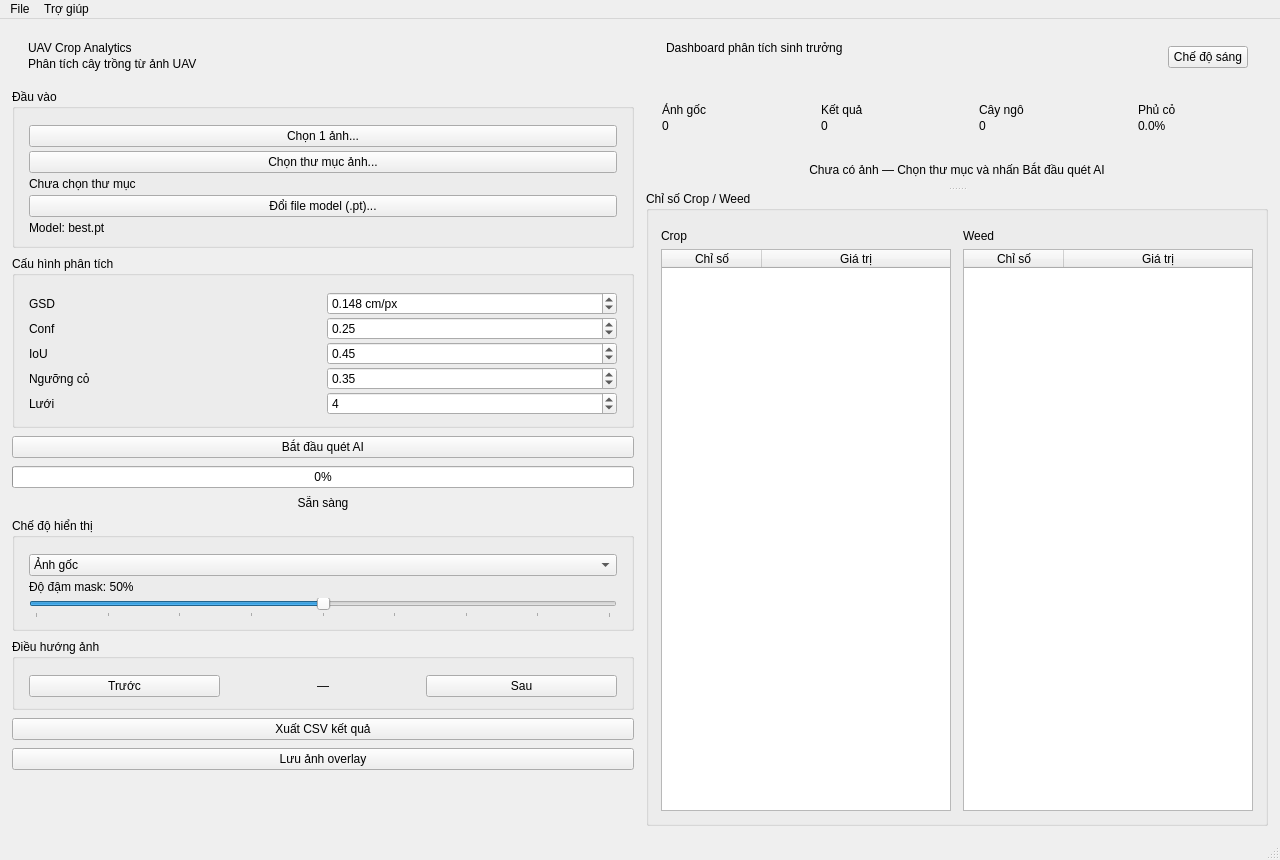
<?xml version="1.0" encoding="UTF-8"?>
<ui version="4.0">
 <class>MainWindow</class>
 <widget class="QMainWindow" name="MainWindow">
  <property name="geometry">
   <rect>
    <x>0</x>
    <y>0</y>
    <width>1280</width>
    <height>860</height>
   </rect>
  </property>
  <property name="windowTitle">
   <string>Phân tích Sinh trưởng Cây trồng UAV</string>
  </property>
  <widget class="QWidget" name="centralwidget">
   <layout class="QHBoxLayout" name="layoutRoot">
    <property name="spacing">
     <number>12</number>
    </property>
    <property name="leftMargin">
     <number>12</number>
    </property>
    <property name="topMargin">
     <number>12</number>
    </property>
    <property name="rightMargin">
     <number>12</number>
    </property>
    <property name="bottomMargin">
     <number>12</number>
    </property>

    <!-- ══════════════ PANEL TRÁI ══════════════ -->
    <item>
     <widget class="QWidget" name="panelLeft">
      <property name="minimumWidth">
       <number>280</number>
      </property>
      <property name="maximumWidth">
       <number>310</number>
      </property>
      <layout class="QVBoxLayout" name="layoutLeftOuter">
       <property name="spacing">
        <number>0</number>
       </property>
       <property name="leftMargin">
        <number>0</number>
       </property>
       <property name="topMargin">
        <number>0</number>
       </property>
       <property name="rightMargin">
        <number>0</number>
       </property>
       <property name="bottomMargin">
        <number>0</number>
       </property>
       <item>
        <widget class="QScrollArea" name="sidebarScroll">
         <property name="widgetResizable">
          <bool>true</bool>
         </property>
         <property name="frameShape">
          <enum>QFrame::NoFrame</enum>
         </property>
         <widget class="QWidget" name="sidebarContent">
          <layout class="QVBoxLayout" name="sidebarLayout">
           <property name="spacing">
            <number>8</number>
           </property>
           <property name="leftMargin">
            <number>0</number>
           </property>
           <property name="topMargin">
            <number>0</number>
           </property>
           <property name="rightMargin">
            <number>0</number>
           </property>
           <property name="bottomMargin">
            <number>0</number>
           </property>

           <!-- Brand -->
           <item>
            <widget class="QWidget" name="sidebarBrand" native="true">
             <property name="minimumHeight">
              <number>58</number>
             </property>
             <layout class="QVBoxLayout" name="brand_layout">
              <property name="spacing">
               <number>2</number>
              </property>
              <property name="leftMargin">
               <number>16</number>
              </property>
              <property name="topMargin">
               <number>10</number>
              </property>
              <property name="rightMargin">
               <number>16</number>
              </property>
              <property name="bottomMargin">
               <number>10</number>
              </property>
              <item>
               <widget class="QLabel" name="brandTitle">
                <property name="text">
                 <string>UAV Crop Analytics</string>
                </property>
               </widget>
              </item>
              <item>
               <widget class="QLabel" name="brandSubtitle">
                <property name="text">
                 <string>Phân tích cây trồng từ ảnh UAV</string>
                </property>
                <property name="wordWrap">
                 <bool>true</bool>
                </property>
               </widget>
              </item>
             </layout>
            </widget>
           </item>

           <!-- GroupBox: Đầu vào -->
           <item>
            <widget class="QGroupBox" name="grpInput">
             <property name="title">
              <string>Đầu vào</string>
             </property>
             <property name="minimumHeight">
              <number>145</number>
             </property>
             <layout class="QVBoxLayout" name="layoutInput">
              <property name="spacing">
               <number>4</number>
              </property>
              <property name="leftMargin">
               <number>14</number>
              </property>
              <property name="topMargin">
               <number>16</number>
              </property>
              <property name="rightMargin">
               <number>14</number>
              </property>
              <property name="bottomMargin">
               <number>10</number>
              </property>
              <item>
               <widget class="QPushButton" name="btnChonAnh">
                <property name="minimumHeight">
                 <number>30</number>
                </property>
                <property name="toolTip">
                 <string>Chọn một ảnh UAV để phân tích</string>
                </property>
                <property name="text">
                 <string>Chọn 1 ảnh...</string>
                </property>
               </widget>
              </item>
              <item>
               <widget class="QPushButton" name="btnChonThuMuc">
                <property name="minimumHeight">
                 <number>30</number>
                </property>
                <property name="toolTip">
                 <string>Chọn thư mục chứa ảnh UAV (.jpg/.png/.tif)</string>
                </property>
                <property name="text">
                 <string>Chọn thư mục ảnh...</string>
                </property>
               </widget>
              </item>
              <item>
               <widget class="QLabel" name="lblThuMuc">
                <property name="minimumHeight">
                 <number>17</number>
                </property>
                <property name="text">
                 <string>Chưa chọn thư mục</string>
                </property>
                <property name="wordWrap">
                 <bool>true</bool>
                </property>
               </widget>
              </item>
              <item>
               <widget class="QPushButton" name="btnChonModel">
                <property name="minimumHeight">
                 <number>30</number>
                </property>
                <property name="toolTip">
                 <string>Chọn file model YOLOv8-seg đã train</string>
                </property>
                <property name="text">
                 <string>Đổi file model (.pt)...</string>
                </property>
               </widget>
              </item>
              <item>
               <widget class="QLabel" name="lblModel">
                <property name="minimumHeight">
                 <number>17</number>
                </property>
                <property name="text">
                 <string>Model: best.pt</string>
                </property>
                <property name="wordWrap">
                 <bool>true</bool>
                </property>
               </widget>
              </item>
             </layout>
            </widget>
           </item>

           <!-- GroupBox: Cấu hình phân tích -->
           <item>
            <widget class="QGroupBox" name="grpConfig">
             <property name="title">
              <string>Cấu hình phân tích</string>
             </property>
             <property name="minimumHeight">
              <number>130</number>
             </property>
             <layout class="QGridLayout" name="cfgLayout">
              <property name="horizontalSpacing">
               <number>8</number>
              </property>
              <property name="verticalSpacing">
               <number>2</number>
              </property>
              <property name="leftMargin">
               <number>14</number>
              </property>
              <property name="topMargin">
               <number>16</number>
              </property>
              <property name="rightMargin">
               <number>14</number>
              </property>
              <property name="bottomMargin">
               <number>10</number>
              </property>
              <item row="0" column="0">
               <widget class="QLabel" name="lblGSD">
                <property name="text">
                 <string>GSD</string>
                </property>
               </widget>
              </item>
              <item row="0" column="1">
               <widget class="QDoubleSpinBox" name="spinGSD">
                <property name="decimals">
                 <number>3</number>
                </property>
                <property name="minimum">
                 <double>0.01</double>
                </property>
                <property name="maximum">
                 <double>20.0</double>
                </property>
                <property name="singleStep">
                 <double>0.01</double>
                </property>
                <property name="value">
                 <double>0.148</double>
                </property>
                <property name="suffix">
                 <string> cm/px</string>
                </property>
               </widget>
              </item>
              <item row="1" column="0">
               <widget class="QLabel" name="lblConf">
                <property name="text">
                 <string>Conf</string>
                </property>
               </widget>
              </item>
              <item row="1" column="1">
               <widget class="QDoubleSpinBox" name="spinConf">
                <property name="decimals">
                 <number>2</number>
                </property>
                <property name="minimum">
                 <double>0.01</double>
                </property>
                <property name="maximum">
                 <double>0.99</double>
                </property>
                <property name="singleStep">
                 <double>0.05</double>
                </property>
                <property name="value">
                 <double>0.25</double>
                </property>
               </widget>
              </item>
              <item row="2" column="0">
               <widget class="QLabel" name="lblIou">
                <property name="text">
                 <string>IoU</string>
                </property>
               </widget>
              </item>
              <item row="2" column="1">
               <widget class="QDoubleSpinBox" name="spinIou">
                <property name="decimals">
                 <number>2</number>
                </property>
                <property name="minimum">
                 <double>0.01</double>
                </property>
                <property name="maximum">
                 <double>0.99</double>
                </property>
                <property name="singleStep">
                 <double>0.05</double>
                </property>
                <property name="value">
                 <double>0.45</double>
                </property>
               </widget>
              </item>
              <item row="3" column="0">
               <widget class="QLabel" name="lblWeedThresh">
                <property name="text">
                 <string>Ngưỡng cỏ</string>
                </property>
               </widget>
              </item>
              <item row="3" column="1">
               <widget class="QDoubleSpinBox" name="spinWeedThreshold">
                <property name="decimals">
                 <number>2</number>
                </property>
                <property name="minimum">
                 <double>0.01</double>
                </property>
                <property name="maximum">
                 <double>0.95</double>
                </property>
                <property name="singleStep">
                 <double>0.05</double>
                </property>
                <property name="value">
                 <double>0.35</double>
                </property>
               </widget>
              </item>
              <item row="4" column="0">
               <widget class="QLabel" name="lblGrid">
                <property name="text">
                 <string>Lưới</string>
                </property>
               </widget>
              </item>
              <item row="4" column="1">
               <widget class="QSpinBox" name="spinGrid">
                <property name="minimum">
                 <number>2</number>
                </property>
                <property name="maximum">
                 <number>12</number>
                </property>
                <property name="value">
                 <number>4</number>
                </property>
               </widget>
              </item>
             </layout>
            </widget>
           </item>

           <!-- Nút Bắt đầu quét AI -->
           <item>
            <widget class="QPushButton" name="btnBatDau">
             <property name="minimumHeight">
              <number>38</number>
             </property>
             <property name="toolTip">
              <string>Chạy mô hình AI phân tích toàn bộ ảnh trong thư mục</string>
             </property>
             <property name="text">
              <string>Bắt đầu quét AI</string>
             </property>
            </widget>
           </item>

           <!-- Progress -->
           <item>
            <widget class="QProgressBar" name="progressBar">
             <property name="minimumHeight">
              <number>16</number>
             </property>
             <property name="value">
              <number>0</number>
             </property>
             <property name="textVisible">
              <bool>true</bool>
             </property>
            </widget>
           </item>
           <item>
            <widget class="QLabel" name="lblTrangThai">
             <property name="text">
              <string>Sẵn sàng</string>
             </property>
             <property name="alignment">
              <set>Qt::AlignCenter</set>
             </property>
            </widget>
           </item>

           <!-- GroupBox: Hiển thị -->
           <item>
            <widget class="QGroupBox" name="grpHienThi">
             <property name="title">
              <string>Chế độ hiển thị</string>
             </property>
             <property name="minimumHeight">
              <number>100</number>
             </property>
             <layout class="QVBoxLayout" name="layoutHienThi">
              <property name="spacing">
               <number>4</number>
              </property>
              <property name="leftMargin">
               <number>14</number>
              </property>
              <property name="topMargin">
               <number>16</number>
              </property>
              <property name="rightMargin">
               <number>14</number>
              </property>
              <property name="bottomMargin">
               <number>10</number>
              </property>
              <item>
               <widget class="QComboBox" name="cmbViewMode">
                <item>
                 <property name="text">
                  <string>Ảnh gốc</string>
                 </property>
                </item>
                <item>
                 <property name="text">
                  <string>Mask cây</string>
                 </property>
                </item>
                <item>
                 <property name="text">
                  <string>Mask cỏ</string>
                 </property>
                </item>
                <item>
                 <property name="text">
                  <string>Overlay</string>
                 </property>
                </item>
                <item>
                 <property name="text">
                  <string>Heatmap cỏ</string>
                 </property>
                </item>
                <item>
                 <property name="text">
                  <string>Vùng cảnh báo</string>
                 </property>
                </item>
               </widget>
              </item>
              <item>
               <widget class="QLabel" name="lblDoDam">
                <property name="minimumHeight">
                 <number>17</number>
                 </property>
                <property name="text">
                 <string>Độ đậm mask: 50%</string>
                </property>
               </widget>
              </item>
              <item>
               <widget class="QSlider" name="sliderAlpha">
                <property name="minimumHeight">
                 <number>20</number>
                </property>
                <property name="minimum">
                 <number>10</number>
                </property>
                <property name="maximum">
                 <number>90</number>
                </property>
                <property name="value">
                 <number>50</number>
                </property>
                <property name="orientation">
                 <enum>Qt::Horizontal</enum>
                </property>
                <property name="tickPosition">
                 <enum>QSlider::TicksBelow</enum>
                </property>
                <property name="tickInterval">
                 <number>10</number>
                </property>
                <property name="toolTip">
                 <string>Điều chỉnh độ trong suốt của lớp màu AI</string>
                </property>
               </widget>
              </item>
             </layout>
            </widget>
           </item>

           <!-- GroupBox: Điều hướng ảnh -->
           <item>
            <widget class="QGroupBox" name="grpDieuHuong">
             <property name="title">
              <string>Điều hướng ảnh</string>
             </property>
             <property name="minimumHeight">
              <number>76</number>
             </property>
             <layout class="QHBoxLayout" name="layoutDieuHuong">
              <property name="spacing">
               <number>8</number>
              </property>
              <property name="leftMargin">
               <number>14</number>
              </property>
              <property name="topMargin">
               <number>16</number>
              </property>
              <property name="rightMargin">
               <number>14</number>
              </property>
              <property name="bottomMargin">
               <number>10</number>
              </property>
              <item>
               <widget class="QPushButton" name="btnTruoc">
                <property name="minimumHeight">
                 <number>30</number>
                </property>
                <property name="toolTip">
                 <string>Ảnh trước</string>
                </property>
                <property name="text">
                 <string>Trước</string>
                </property>
               </widget>
              </item>
              <item>
               <widget class="QLabel" name="lblSoAnh">
                <property name="text">
                 <string>—</string>
                </property>
                <property name="alignment">
                 <set>Qt::AlignCenter</set>
                </property>
               </widget>
              </item>
              <item>
               <widget class="QPushButton" name="btnSau">
                <property name="minimumHeight">
                 <number>30</number>
                </property>
                <property name="toolTip">
                 <string>Ảnh tiếp theo</string>
                </property>
                <property name="text">
                 <string>Sau</string>
                </property>
               </widget>
              </item>
             </layout>
            </widget>
           </item>

           <!-- Xuất kết quả -->
           <item>
            <widget class="QPushButton" name="btnXuatCSV">
             <property name="minimumHeight">
              <number>30</number>
             </property>
             <property name="toolTip">
              <string>Lưu toàn bộ chỉ số phân tích ra file CSV</string>
             </property>
             <property name="text">
              <string>Xuất CSV kết quả</string>
             </property>
            </widget>
           </item>
           <item>
            <widget class="QPushButton" name="btnLuuAnh">
             <property name="minimumHeight">
              <number>30</number>
             </property>
             <property name="toolTip">
              <string>Lưu ảnh kết quả AI hiện tại ra file PNG</string>
             </property>
             <property name="text">
              <string>Lưu ảnh overlay</string>
             </property>
            </widget>
           </item>

           <!-- Spacer dưới cùng -->
           <item>
            <spacer name="spacerLeft">
             <property name="orientation">
              <enum>Qt::Vertical</enum>
             </property>
             <property name="sizeHint" stdset="0">
              <size>
               <width>20</width>
               <height>40</height>
              </size>
             </property>
            </spacer>
           </item>

          </layout>
         </widget>
        </widget>
       </item>
      </layout>
     </widget>
    </item>

    <!-- ══════════════ PANEL PHẢI ══════════════ -->
    <item>
     <widget class="QWidget" name="panelRight">
      <property name="sizePolicy">
       <sizepolicy hsizetype="Expanding" vsizetype="Expanding">
        <horstretch>0</horstretch>
        <verstretch>0</verstretch>
       </sizepolicy>
      </property>
      <layout class="QVBoxLayout" name="layoutRight">
       <property name="spacing">
        <number>10</number>
       </property>
       <property name="leftMargin">
        <number>0</number>
       </property>
       <property name="topMargin">
        <number>0</number>
       </property>
       <property name="rightMargin">
        <number>0</number>
       </property>
       <property name="bottomMargin">
        <number>0</number>
       </property>

       <!-- Header Row -->
       <item>
        <widget class="QWidget" name="panelHeader" native="true">
         <property name="minimumHeight">
          <number>58</number>
         </property>
         <layout class="QHBoxLayout" name="header_layout">
          <property name="spacing">
           <number>12</number>
          </property>
          <property name="leftMargin">
           <number>20</number>
          </property>
          <property name="topMargin">
           <number>10</number>
          </property>
          <property name="rightMargin">
           <number>20</number>
          </property>
          <property name="bottomMargin">
           <number>10</number>
          </property>
          <item>
           <widget class="QWidget" name="headerTitleBox" native="true">
            <layout class="QVBoxLayout" name="title_layout">
             <property name="spacing">
              <number>4</number>
             </property>
             <property name="leftMargin">
              <number>0</number>
             </property>
             <property name="topMargin">
              <number>0</number>
             </property>
             <property name="rightMargin">
              <number>0</number>
             </property>
             <property name="bottomMargin">
              <number>0</number>
             </property>
             <item>
              <widget class="QLabel" name="headerTitle">
               <property name="text">
                <string>Dashboard phân tích sinh trưởng</string>
               </property>
              </widget>
             </item>
             <item>
              <widget class="QLabel" name="headerMeta">
               <property name="text">
                <string></string>
               </property>
               <property name="wordWrap">
                <bool>true</bool>
               </property>
              </widget>
             </item>
            </layout>
           </widget>
          </item>
          <item alignment="Qt::AlignRight|Qt::AlignVCenter">
           <widget class="QPushButton" name="btnTheme">
            <property name="minimumHeight">
             <number>32</number>
            </property>
            <property name="toolTip">
             <string>Chuyển đổi giao diện sáng/tối</string>
            </property>
            <property name="text">
             <string>Chế độ sáng</string>
            </property>
           </widget>
          </item>
         </layout>
        </widget>
       </item>

       <!-- KPI Row -->
       <item>
        <widget class="QWidget" name="kpiRow" native="true">
         <property name="maximumHeight">
          <number>78</number>
         </property>
         <layout class="QHBoxLayout" name="kpi_layout">
          <property name="spacing">
           <number>12</number>
          </property>
          <property name="leftMargin">
           <number>0</number>
          </property>
          <property name="topMargin">
           <number>0</number>
          </property>
          <property name="rightMargin">
           <number>0</number>
          </property>
          <property name="bottomMargin">
           <number>0</number>
          </property>
          <!-- KPI 1 -->
          <item>
           <widget class="QWidget" name="kpiCard_images" native="true">
            <property name="minimumHeight">
             <number>72</number>
            </property>
            <property name="sizePolicy">
             <sizepolicy hsizetype="Expanding" vsizetype="Fixed">
              <horstretch>0</horstretch>
              <verstretch>0</verstretch>
             </sizepolicy>
            </property>
            <layout class="QVBoxLayout" name="kpiLayout_1">
             <property name="spacing">
              <number>2</number>
             </property>
             <property name="leftMargin">
              <number>16</number>
             </property>
             <property name="topMargin">
              <number>10</number>
             </property>
             <property name="rightMargin">
              <number>16</number>
             </property>
             <property name="bottomMargin">
              <number>10</number>
             </property>
             <item>
              <widget class="QLabel" name="kpiLabel_images">
               <property name="text">
                <string>Ảnh gốc</string>
               </property>
              </widget>
             </item>
             <item>
              <widget class="QLabel" name="kpiValue_images">
               <property name="text">
                <string>0</string>
               </property>
               <property name="alignment">
                <set>Qt::AlignLeft|Qt::AlignVCenter</set>
               </property>
              </widget>
             </item>
            </layout>
           </widget>
          </item>
          <!-- KPI 2 -->
          <item>
           <widget class="QWidget" name="kpiCard_tiles" native="true">
            <property name="minimumHeight">
             <number>72</number>
            </property>
            <property name="sizePolicy">
             <sizepolicy hsizetype="Expanding" vsizetype="Fixed">
              <horstretch>0</horstretch>
              <verstretch>0</verstretch>
             </sizepolicy>
            </property>
            <layout class="QVBoxLayout" name="kpiLayout_2">
             <property name="spacing">
              <number>2</number>
             </property>
             <property name="leftMargin">
              <number>16</number>
             </property>
             <property name="topMargin">
              <number>10</number>
             </property>
             <property name="rightMargin">
              <number>16</number>
             </property>
             <property name="bottomMargin">
              <number>10</number>
             </property>
             <item>
              <widget class="QLabel" name="kpiLabel_tiles">
               <property name="text">
                <string>Kết quả</string>
               </property>
              </widget>
             </item>
             <item>
              <widget class="QLabel" name="kpiValue_tiles">
               <property name="text">
                <string>0</string>
               </property>
               <property name="alignment">
                <set>Qt::AlignLeft|Qt::AlignVCenter</set>
               </property>
              </widget>
             </item>
            </layout>
           </widget>
          </item>
          <!-- KPI 3 -->
          <item>
           <widget class="QWidget" name="kpiCard_crop" native="true">
            <property name="minimumHeight">
             <number>72</number>
            </property>
            <property name="sizePolicy">
             <sizepolicy hsizetype="Expanding" vsizetype="Fixed">
              <horstretch>0</horstretch>
              <verstretch>0</verstretch>
             </sizepolicy>
            </property>
            <layout class="QVBoxLayout" name="kpiLayout_3">
             <property name="spacing">
              <number>2</number>
             </property>
             <property name="leftMargin">
              <number>16</number>
             </property>
             <property name="topMargin">
              <number>10</number>
             </property>
             <property name="rightMargin">
              <number>16</number>
             </property>
             <property name="bottomMargin">
              <number>10</number>
             </property>
             <item>
              <widget class="QLabel" name="kpiLabel_crop">
               <property name="text">
                <string>Cây ngô</string>
               </property>
              </widget>
             </item>
             <item>
              <widget class="QLabel" name="kpiValue_crop">
               <property name="text">
                <string>0</string>
               </property>
               <property name="alignment">
                <set>Qt::AlignLeft|Qt::AlignVCenter</set>
               </property>
              </widget>
             </item>
            </layout>
           </widget>
          </item>
          <!-- KPI 4 -->
          <item>
           <widget class="QWidget" name="kpiCard_weed" native="true">
            <property name="minimumHeight">
             <number>72</number>
            </property>
            <property name="sizePolicy">
             <sizepolicy hsizetype="Expanding" vsizetype="Fixed">
              <horstretch>0</horstretch>
              <verstretch>0</verstretch>
             </sizepolicy>
            </property>
            <layout class="QVBoxLayout" name="kpiLayout_4">
             <property name="spacing">
              <number>2</number>
             </property>
             <property name="leftMargin">
              <number>16</number>
             </property>
             <property name="topMargin">
              <number>10</number>
             </property>
             <property name="rightMargin">
              <number>16</number>
             </property>
             <property name="bottomMargin">
              <number>10</number>
             </property>
             <item>
              <widget class="QLabel" name="kpiLabel_weed">
               <property name="text">
                <string>Phủ cỏ</string>
               </property>
              </widget>
             </item>
             <item>
              <widget class="QLabel" name="kpiValue_weed">
               <property name="text">
                <string>0.0%</string>
               </property>
               <property name="alignment">
                <set>Qt::AlignLeft|Qt::AlignVCenter</set>
               </property>
              </widget>
             </item>
            </layout>
           </widget>
          </item>
         </layout>
        </widget>
       </item>

       <!-- Splitter -->
       <item>
        <widget class="QSplitter" name="splitterRight">
         <property name="orientation">
          <enum>Qt::Vertical</enum>
         </property>

         <widget class="QLabel" name="lblAnh">
          <property name="text">
           <string>Chưa có ảnh — Chọn thư mục và nhấn Bắt đầu quét AI</string>
          </property>
          <property name="alignment">
           <set>Qt::AlignCenter</set>
          </property>
          <property name="minimumHeight">
           <number>250</number>
          </property>
          <property name="scaledContents">
           <bool>false</bool>
          </property>
         </widget>

         <widget class="QGroupBox" name="grpBang">
          <property name="title">
           <string>Chỉ số Crop / Weed</string>
          </property>
          <property name="minimumHeight">
           <number>210</number>
          </property>
          <layout class="QVBoxLayout" name="layoutBang">
           <property name="spacing">
            <number>8</number>
           </property>
           <property name="leftMargin">
            <number>12</number>
           </property>
           <property name="topMargin">
            <number>18</number>
           </property>
           <property name="rightMargin">
            <number>12</number>
           </property>
           <property name="bottomMargin">
            <number>12</number>
           </property>
           <item>
            <layout class="QHBoxLayout" name="metrics_layout">
             <property name="spacing">
              <number>12</number>
             </property>
             <item>
              <widget class="QWidget" name="metricPanel_crop" native="true">
               <layout class="QVBoxLayout" name="layout_crop_panel">
                <property name="spacing">
                 <number>6</number>
                </property>
                <property name="leftMargin">
                 <number>0</number>
                </property>
                <property name="topMargin">
                 <number>0</number>
                </property>
                <property name="rightMargin">
                 <number>0</number>
                </property>
                <property name="bottomMargin">
                 <number>0</number>
                </property>
                <item>
                 <widget class="QLabel" name="metricTitle_crop">
                  <property name="text">
                   <string>Crop</string>
                  </property>
                 </widget>
                </item>
                <item>
                 <widget class="QTableWidget" name="bangChiSo">
                  <property name="minimumHeight">
                   <number>150</number>
                  </property>
                  <property name="editTriggers">
                   <set>QAbstractItemView::NoEditTriggers</set>
                  </property>
                  <property name="selectionBehavior">
                   <enum>QAbstractItemView::SelectRows</enum>
                  </property>
                  <property name="alternatingRowColors">
                   <bool>true</bool>
                  </property>
                  <property name="columnCount">
                   <number>2</number>
                  </property>
                  <attribute name="horizontalHeaderStretchLastSection">
                   <bool>true</bool>
                  </attribute>
                  <attribute name="verticalHeaderVisible">
                   <bool>false</bool>
                  </attribute>
                  <column>
                   <property name="text">
                    <string>Chỉ số</string>
                   </property>
                  </column>
                  <column>
                   <property name="text">
                    <string>Giá trị</string>
                   </property>
                  </column>
                 </widget>
                </item>
               </layout>
              </widget>
             </item>
             <item>
              <widget class="QWidget" name="metricPanel_weed" native="true">
               <layout class="QVBoxLayout" name="layout_weed_panel">
                <property name="spacing">
                 <number>6</number>
                </property>
                <property name="leftMargin">
                 <number>0</number>
                </property>
                <property name="topMargin">
                 <number>0</number>
                </property>
                <property name="rightMargin">
                 <number>0</number>
                </property>
                <property name="bottomMargin">
                 <number>0</number>
                </property>
                <item>
                 <widget class="QLabel" name="metricTitle_weed">
                  <property name="text">
                   <string>Weed</string>
                  </property>
                 </widget>
                </item>
                <item>
                 <widget class="QTableWidget" name="tblWeedMetrics">
                  <property name="minimumHeight">
                   <number>150</number>
                  </property>
                  <property name="editTriggers">
                   <set>QAbstractItemView::NoEditTriggers</set>
                  </property>
                  <property name="selectionBehavior">
                   <enum>QAbstractItemView::SelectRows</enum>
                  </property>
                  <property name="alternatingRowColors">
                   <bool>true</bool>
                  </property>
                  <property name="columnCount">
                   <number>2</number>
                  </property>
                  <attribute name="horizontalHeaderStretchLastSection">
                   <bool>true</bool>
                  </attribute>
                  <attribute name="verticalHeaderVisible">
                   <bool>false</bool>
                  </attribute>
                  <column>
                   <property name="text">
                    <string>Chỉ số</string>
                   </property>
                  </column>
                  <column>
                   <property name="text">
                    <string>Giá trị</string>
                   </property>
                  </column>
                 </widget>
                </item>
               </layout>
              </widget>
             </item>
            </layout>
           </item>
          </layout>
         </widget>
        </widget>
       </item>

      </layout>
     </widget>
    </item>

   </layout>
  </widget>

  <!-- Menu bar -->
  <widget class="QMenuBar" name="menubar">
   <property name="geometry">
    <rect>
     <x>0</x>
     <y>0</y>
     <width>1280</width>
     <height>26</height>
    </rect>
   </property>
   <widget class="QMenu" name="menuFile">
    <property name="title">
     <string>File</string>
    </property>
    <addaction name="actionChonThuMuc"/>
    <addaction name="actionXuatCSV"/>
    <addaction name="separator"/>
    <addaction name="actionThoat"/>
   </widget>
   <widget class="QMenu" name="menuHelp">
    <property name="title">
     <string>Trợ giúp</string>
    </property>
    <addaction name="actionVeChungToi"/>
   </widget>
   <addaction name="menuFile"/>
   <addaction name="menuHelp"/>
  </widget>

  <!-- Status bar -->
  <widget class="QStatusBar" name="statusbar"/>

  <!-- Actions -->
  <action name="actionChonThuMuc">
   <property name="text">
    <string>Chọn thư mục ảnh...</string>
   </property>
   <property name="shortcut">
    <string>Ctrl+O</string>
   </property>
  </action>
  <action name="actionXuatCSV">
   <property name="text">
    <string>Xuất CSV kết quả</string>
   </property>
   <property name="shortcut">
    <string>Ctrl+S</string>
   </property>
  </action>
  <action name="actionThoat">
   <property name="text">
    <string>Thoát</string>
   </property>
   <property name="shortcut">
    <string>Ctrl+Q</string>
   </property>
  </action>
  <action name="actionVeChungToi">
   <property name="text">
    <string>Về chúng tôi</string>
   </property>
  </action>

 </widget>
 <resources/>
 <connections/>
</ui>
